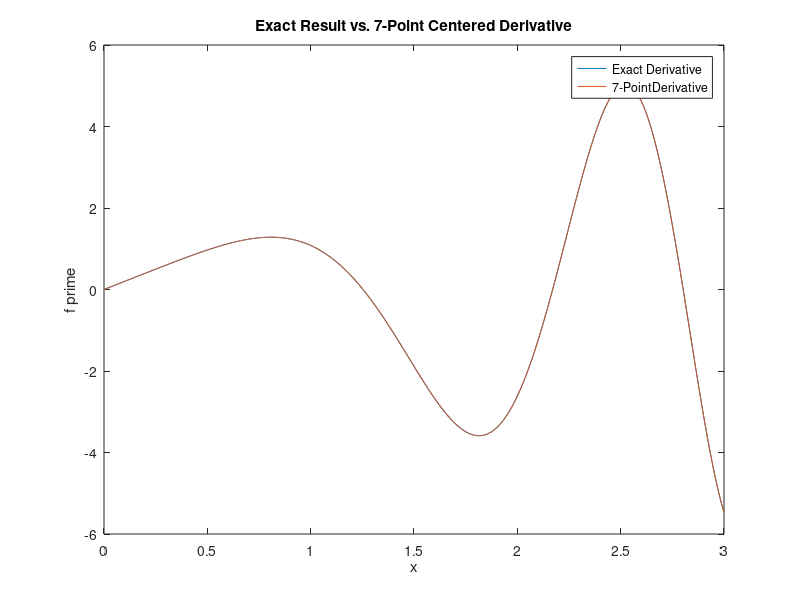

Write MATLAB code to recreate this figure.
function part1

X=linspace(0,3,10^3);  %This is the graph spacing.
Y=2.*(X).*cos(X.^2);   %The exact derivative
h=0.01; %The ideal h value we computed above
Z=(-sin((X-3*h).^2)+9*sin((X-2*h).^2)-45*sin((X-h).^2)+ 45*sin((X+h).^2)-9*sin((X+2*h).^2)+sin((X+3*h).^2))/(60*h);
%The above is the approximation with the correct weights and h from above.
plot(X,Y,X,Z)
title('Exact Result vs. 7-Point Centered Derivative') 
legend('Exact Derivative','7-PointDerivative')
xlabel('x')
ylabel('f prime')